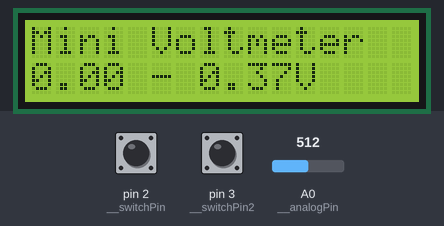
Recording of a sketch running on a simulated Arduino Uno, built with avr-gcc and run on an emulated ATmega328P. Shown: 16×2 character LCD. The inputs (shaded band) are chosen by the test bench; at power-on: pin 2 (__switchPin) LOW, pin 3 (__switchPin2) LOW, A0 (__analogPin) = 512.

Above: at 1.2 s.
1.3 s: pin 2 (__switchPin) pulled HIGH for 0.15 s
At 2.3 s:
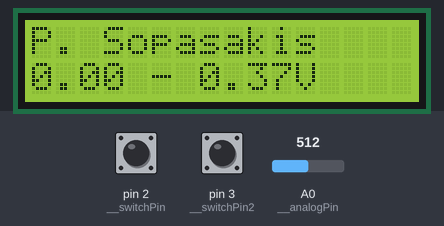
6.0 s: pin 2 (__switchPin) pulled HIGH for 1 s
At 6.9 s:
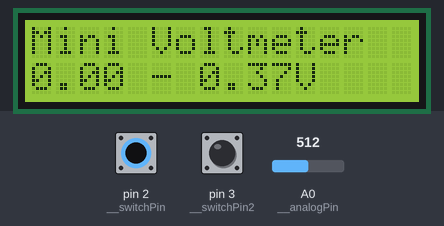
8.5 s: pin 2 (__switchPin) pulled HIGH for 3.2 s
At 8.51 s:
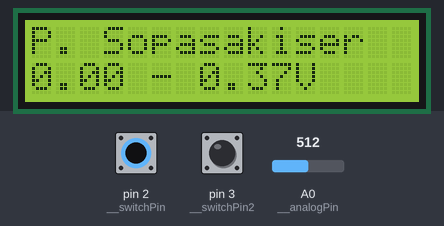
Timing chart, 0 to 11.5 s (numbered marks = the images above; inputs shaded):
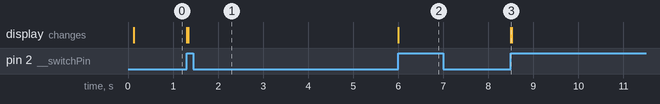

Measured:
- after the input at 1.3 s, the display: first changes at once (image 1 shows a later state)
- after the input at 6.0 s, the display: changes at once (image 2)
- after the input at 8.5 s, the display: changes at once (image 3)

The sketch:

LCD_and_IR.ino
```cpp
/*
About:
 Mini Voltmeter. Using a moving average smoothing algorithm, output
 a voltage measurement to an LCD screen. At the same time, an interrupt
 caters for when a button is pressed. In that case, a message appears on
 the screen.

Circuit:
 Connect an LCD screen (2 lines x 16 characters) to pins 8-13.
 Connect the output of an inverted schmitt trigger to pin 2.
 Connect the output of an analog potentiometer to the analog pin A0.

Dependencies:
 This project depends on the following libraries:
  * LiquidCrystal
  * RunningAverage
  * IRremote
Author:
 Pantelis Sopasakis
 */
#include <LiquidCrystal.h>
#include <RunningAverage.h>
#include <IRremote.h>

// Constants
#define __interval  120
#define __interval_swap  80
#define __analogPin A0
#define __switchPin 2
#define __switchPin2 3
#define __ma 250 // Moving average length
#define __headerText  "Mini Voltmeter  "

int RECV_PIN = 4; // Receiver
IRrecv irrecv(RECV_PIN);
decode_results results;

// Codes
int BUTTON_POWER = 1711591394,
BUTTON_OPEN_CLOSE = 1711591372,
BUTTON_DISC_MENU = 1711591370,
BUTTON_REPEAT =1711591406,
BUTTON_REPEAT_2 = 1711591365,
BUTTON_USB = 1711591423,
BUTTON_RWD = 1711591374,
BUTTON_BOOKMARK = 1711591397,
BUTTON_VIDEO = 1711591377,
BUTTON_FWD = 1711591390,
BUTTON_FIRST = 1711591422,
BUTTON_STOP = 1711591377,
BUTTON_PLAY = 1711591361,
BUTTON_LAST = 1711591393,
BUTTON_MENU = 1711591412,
BUTTON_RETURN = 1711591402,
BUTTON_UP = 1711591418,
BUTTON_LEFT = 1711591382,
BUTTON_ENTER = 1711591414,
BUTTON_RIGHT = 1711591398,
BUTTON_DWN = 1711591366;

// Define the LCD screen object:
LiquidCrystal lcd(8, 9, 10, 11, 12, 13);

// Volatiles
volatile boolean flag = false;
volatile int samples = 0;

// Other Definitions
long previousMillis = 0, previousMillis_swap = 0;
unsigned long currentMillis = 0, currentMillis_swap = 0;
RunningAverage myRA(20);


void setup() {
  Serial.begin(9600);// optional - for debugging only
  pinMode(RECV_PIN,INPUT);
  pinMode(__switchPin,INPUT);
  pinMode(__switchPin2,INPUT);
  lcd.begin(16, 2);
  lcd.print(__headerText);
  myRA.clr();
  attachInterrupt(0,swap,RISING);
  attachInterrupt(1,swap2,RISING);
  irrecv.enableIRIn(); // Start the receiver
}


void updateMeasurement(){
  int measurement = analogRead(__analogPin);
  myRA.add(measurement);
  samples++;
  float measurementAverage = myRA.avg();
  lcd.print("    ");
  lcd.setCursor(0,1);
  lcd.print(measurementAverage);
  lcd.print(" - ");

  lcd.print((double)map(constrain(measurementAverage,83,789),
  83,789,370,3530)/1000);
  lcd.print("V  ");
  if (samples == __ma)
  {
    samples = 0;
    myRA.clr();
  }
}

void swap(){
  flag = !flag;
}

/*
 Sends the current measurement through the serial port
 back to the computer.
*/
void swap2(){
  Serial.println(analogRead(A0));
}

void loop() {
  currentMillis = millis();
  if(currentMillis - previousMillis > __interval) {
    previousMillis = currentMillis;
    updateMeasurement();
  }
  currentMillis_swap = millis();
  if(currentMillis_swap - previousMillis_swap > __interval_swap) {
    lcd.setCursor(0,0);
    if (flag){
      lcd.print("P. Sopasakis");
    }
    else{
      lcd.print(__headerText);
    }
  }
  ir();

}// END of file

void ir(){
  if (irrecv.decode(&results)) {
    Serial.print("IR Value :");
    int val = results.value;
    Serial.println(val);
    if (val == BUTTON_ENTER){
      swap();
    }
    irrecv.resume(); // Receive the next value
  }
}
```
